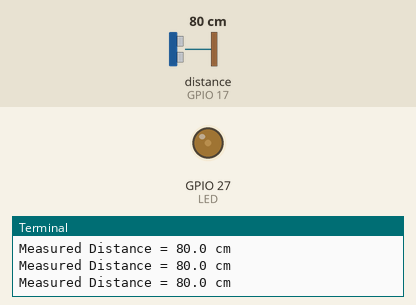
This program was run on a simulated Raspberry Pi (BCM pin numbers). Parts: output pins drawn as LEDs (lit = HIGH), the last lines printed to the terminal. The inputs (shaded band) are chosen by the test bench; at power-on: distance to the obstacle (sensor on GPIO 17) 80 cm. The echo pulse lasts 58.3 µs per cm; the clock reads 2024-03-15 10:24:30 at power-on unless the program sets it; pins used as bus, display or sensor lines are not drawn.

Above: at 1.2 s.
1.3 s: distance to the obstacle (sensor on GPIO 17) set to 2 cm
At 2.0 s:
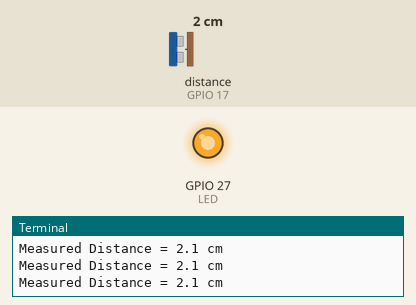
2.9 s: distance to the obstacle (sensor on GPIO 17) set to 35 cm
At 3.5 s:
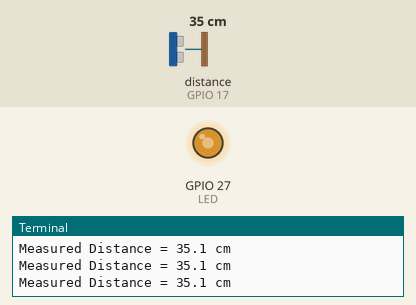
4.5 s: distance to the obstacle (sensor on GPIO 17) set to 60 cm
At 5.6 s:
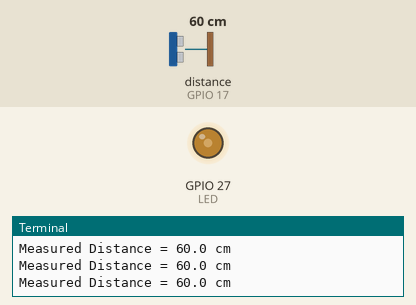
6.1 s: distance to the obstacle (sensor on GPIO 17) set to 120 cm
At 7.1 s:
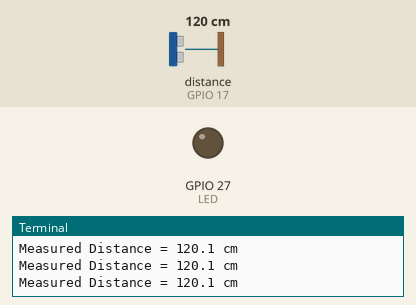
Timing chart, 0 to 8.8 s (numbered marks = the images above; inputs shaded):
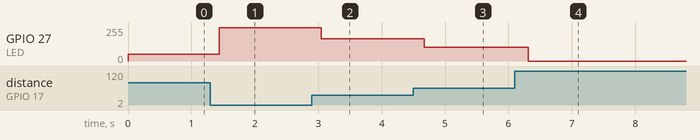

Measured:
- after the input at 1.3 s, GPIO 27 (LED): 51/255 → 250/255 after 0.14 s
- after the input at 2.9 s, GPIO 27 (LED): 250/255 → 166/255 after 0.15 s
- after the input at 4.5 s, GPIO 27 (LED): 166/255 → 102/255 after 0.17 s
- after the input at 6.1 s, GPIO 27 (LED): 102/255 → 0/255 after 0.21 s

The program:

ultrasonic_distance.py
```python
#Libraries
import RPi.GPIO as GPIO
import time

#GPIO Mode (BOARD / BCM)
GPIO.setmode(GPIO.BCM)

#set GPIO Pins
GPIO_TRIGGER = 4
GPIO_ECHO = 17
LED = 27

#set GPIO direction (IN / OUT)
#GPIO.setmode(GPIO.BOARD)

GPIO.setup(GPIO_TRIGGER, GPIO.OUT)
GPIO.setup(GPIO_ECHO, GPIO.IN)
GPIO.setup(LED, GPIO.OUT)

# 50Hz PWM Frequency
pwm_led = GPIO.PWM(LED, 50)
# Full Brightness, 100% Duty Cycle
pwm_led.start(0)

def distance():
    # set Trigger to HIGH
    GPIO.output(GPIO_TRIGGER, True)

    # set Trigger after 0.01ms to LOW
    time.sleep(0.00001)
    GPIO.output(GPIO_TRIGGER, False)

    StartTime = time.time()
    StopTime = time.time()

    # save StartTime
    while GPIO.input(GPIO_ECHO) == 0:
        StartTime = time.time()

    # save time of arrival
    while GPIO.input(GPIO_ECHO) == 1:
        StopTime = time.time()

    # time difference between start and arrival
    TimeElapsed = StopTime - StartTime
    # multiply with the sonic speed (34300 cm/s)
    # and divide by 2, because there and back
    distance = (TimeElapsed * 34300) / 2

    return distance

if __name__ == '__main__':
    try:
        while True:
            dist = distance()
	    #if dist < 20:
	    #	GPIO.output(GPIO_TRIGGER, True)

            print ("Measured Distance = %.1f cm" % dist)
            if dist < 100:
                pwm_led.ChangeDutyCycle(100 - dist)
            if dist > 100:
                pwm_led.ChangeDutyCycle(0)
	    time.sleep(0.2)

        # Reset by pressing CTRL + C
    except KeyboardInterrupt:
        print("Measurement stopped by User")
        GPIO.cleanup()
```
